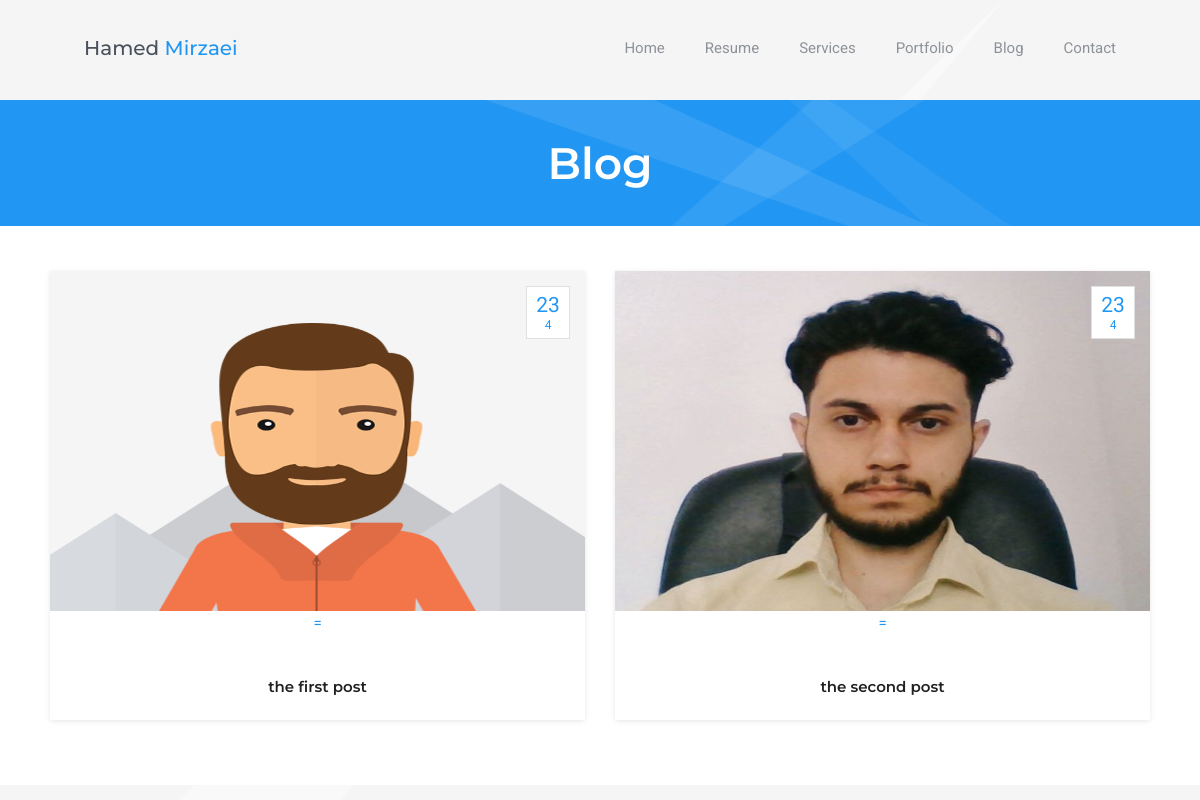
/blog/, run on an earlier commit of the app's database.
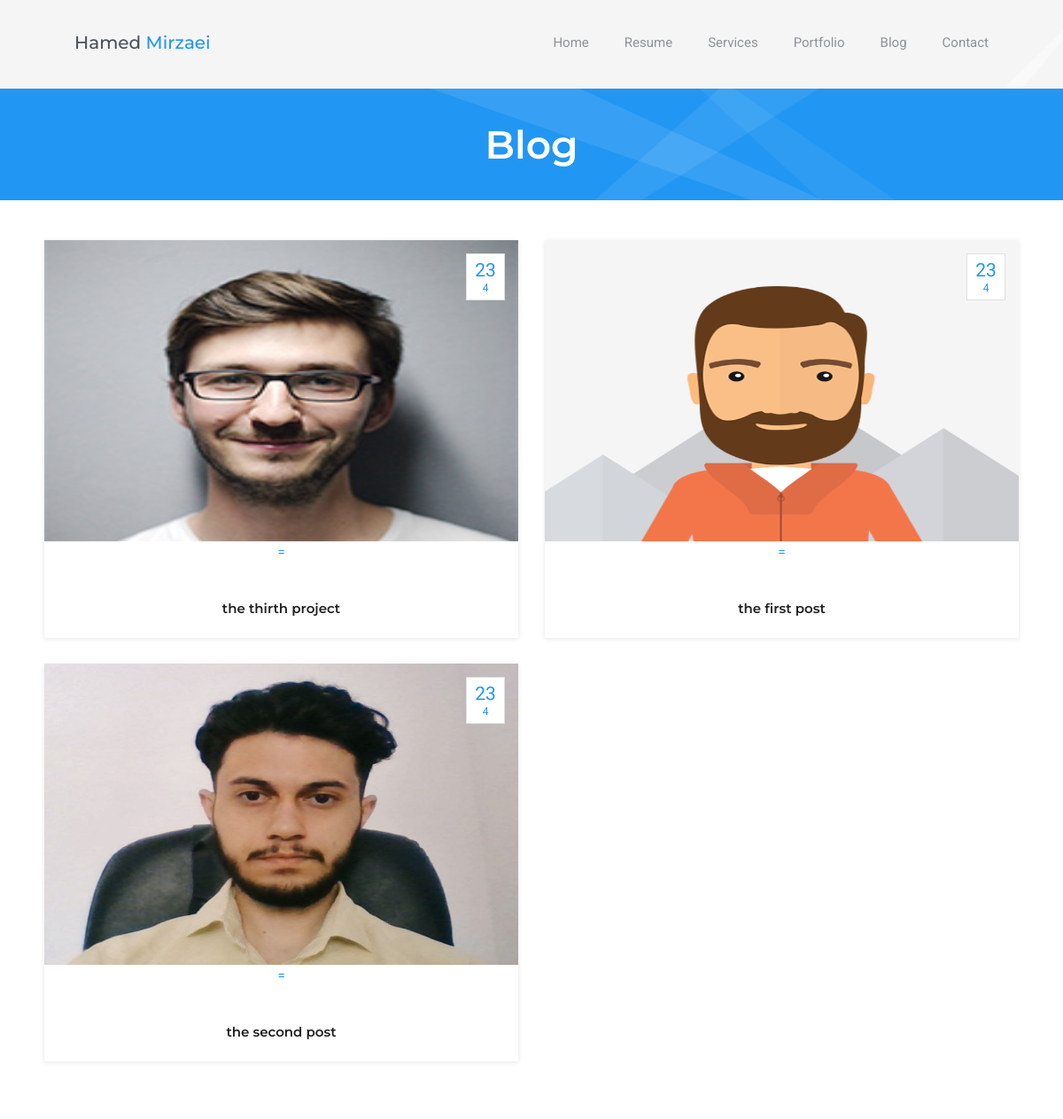
And on a later commit of the database.
### blog/models.py (models this page shows, shortened)
class Post(models.Model):
    title = models.CharField(max_length=300)
    slug = models.SlugField(max_length=250, unique_for_date='created_on')
    image = models.ImageField(upload_to='images/')
    body = models.TextField()
    created_on = models.DateTimeField(auto_now_add=True)
    last_modified = models.DateTimeField(auto_now=True)
    category = models.ForeignKey("Category", related_name='posts', on_delete=models.CASCADE)
    active = models.BooleanField(default=True)
    objects = models.Manager()  # The default manager.
    published = PublishedManager()  # Our custom manager.
    class Meta:
        ordering = ('-last_modified', )
    def get_absolute_url(self):
        return reverse('blog:post_detail',
                       args=[self.created_on.year,
                             self.created_on.month,
                             self.created_on.day,
                             self.slug])

### blog/views.py (the view)
# urls.py: path('', views.PostListView.as_view(), name='post_list'),
class PostListView(ListView):
    model = Post
    template_name = 'blog/post_list.html'
    context_object_name = 'posts'
    queryset = Post.published.all()

### blog/templates/blog/post_list.html (shortened to what this page needs)
{% extends 'base.html' %}
{% load static %}
{% load thumbnail %}
{% block content %}
<div class="section-inner custom-page-content">
    <div class="page-header color-1">
        <h2>Blog</h2>
    </div>
    <div class="page-content">
        <div class="blog-masonry two-columns">
            {% for post in posts %}
                <div class="item">
                    <div class="blog-card">
                        <div class="media-block">
                            <a href="{{ post.get_absolute_url }}">
                                <img src="{% thumbnail post.image 400x0 %}" class="post-image img-responsive" style="height:340px">
                                <div class="mask"></div>=
                                <div class="post-date"><span class="day">{{ post.created_on.day }}</span><span class="month">{{ post.created_on.month }}</span></div>
                            </a>
                        </div>
                        <div class="post-info">
                            <ul class="category">
                            </ul>
                              <a href="{{post.get_absolute_url}}"><h4 class="blog-item-title">{{post.title}}</h4></a>
                        </div>
                    </div>
                </div>
            {% endfor %}
        </div>
    </div>
</div>
{% endblock %}

What changed in the data, as far as the page shows it:
added Post: image (picture), created_on.day "23", created_on.month "4", title "the thirth project"
